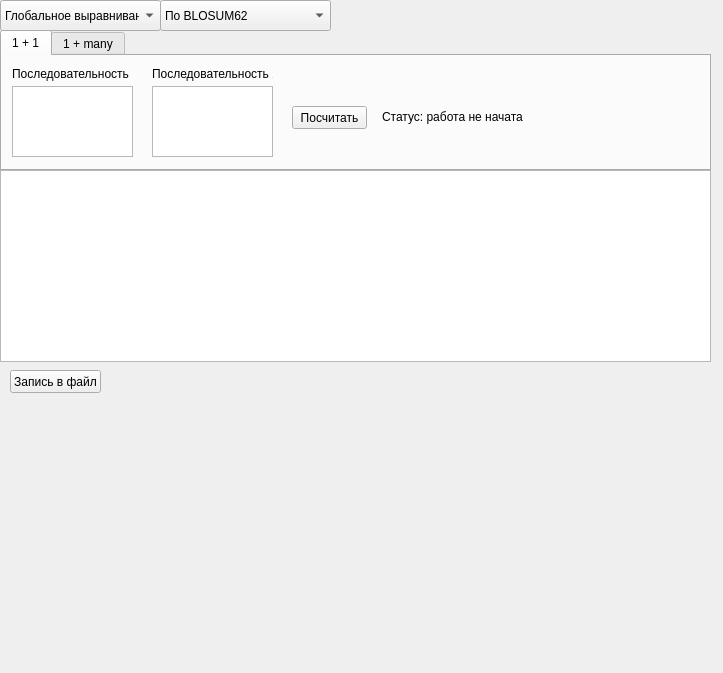
<?xml version="1.0" encoding="UTF-8"?>
<ui version="4.0">
 <class>MainWindow</class>
 <widget class="QMainWindow" name="MainWindow">
  <property name="geometry">
   <rect>
    <x>0</x>
    <y>0</y>
    <width>723</width>
    <height>673</height>
   </rect>
  </property>
  <property name="windowTitle">
   <string>MainWindow</string>
  </property>
  <widget class="QWidget" name="centralwidget">
   <property name="enabled">
    <bool>true</bool>
   </property>
   <widget class="QComboBox" name="align_choice_box">
    <property name="enabled">
     <bool>true</bool>
    </property>
    <property name="geometry">
     <rect>
      <x>0</x>
      <y>0</y>
      <width>161</width>
      <height>31</height>
     </rect>
    </property>
    <item>
     <property name="text">
      <string>Глобальное выравнивание</string>
     </property>
    </item>
    <item>
     <property name="text">
      <string>Локальное выравнивание</string>
     </property>
    </item>
   </widget>
   <widget class="QTabWidget" name="align_tab">
    <property name="geometry">
     <rect>
      <x>0</x>
      <y>30</y>
      <width>711</width>
      <height>141</height>
     </rect>
    </property>
    <property name="currentIndex">
     <number>0</number>
    </property>
    <widget class="QWidget" name="tab_1">
     <attribute name="title">
      <string>1 + 1</string>
     </attribute>
     <widget class="QPushButton" name="count_bt">
      <property name="geometry">
       <rect>
        <x>290</x>
        <y>50</y>
        <width>75</width>
        <height>23</height>
       </rect>
      </property>
      <property name="text">
       <string>Посчитать</string>
      </property>
     </widget>
     <widget class="QPlainTextEdit" name="s1">
      <property name="geometry">
       <rect>
        <x>10</x>
        <y>30</y>
        <width>121</width>
        <height>71</height>
       </rect>
      </property>
     </widget>
     <widget class="QPlainTextEdit" name="s2">
      <property name="geometry">
       <rect>
        <x>150</x>
        <y>30</y>
        <width>121</width>
        <height>71</height>
       </rect>
      </property>
     </widget>
     <widget class="QLabel" name="s1_sign">
      <property name="geometry">
       <rect>
        <x>10</x>
        <y>10</y>
        <width>121</width>
        <height>16</height>
       </rect>
      </property>
      <property name="text">
       <string>&lt;html&gt;&lt;head/&gt;&lt;body&gt;&lt;p&gt;Последовательность 1&lt;/p&gt;&lt;/body&gt;&lt;/html&gt;</string>
      </property>
     </widget>
     <widget class="QLabel" name="s2_sign">
      <property name="geometry">
       <rect>
        <x>150</x>
        <y>10</y>
        <width>121</width>
        <height>16</height>
       </rect>
      </property>
      <property name="text">
       <string>Последовательность 2</string>
      </property>
     </widget>
     <widget class="QLabel" name="status">
      <property name="geometry">
       <rect>
        <x>380</x>
        <y>50</y>
        <width>141</width>
        <height>21</height>
       </rect>
      </property>
      <property name="text">
       <string>Статус: работа не начата</string>
      </property>
     </widget>
    </widget>
    <widget class="QWidget" name="tab_2">
     <attribute name="title">
      <string>1 + many</string>
     </attribute>
     <widget class="QPlainTextEdit" name="s">
      <property name="geometry">
       <rect>
        <x>10</x>
        <y>30</y>
        <width>121</width>
        <height>71</height>
       </rect>
      </property>
     </widget>
     <widget class="QPushButton" name="infile_bt">
      <property name="geometry">
       <rect>
        <x>140</x>
        <y>50</y>
        <width>101</width>
        <height>23</height>
       </rect>
      </property>
      <property name="text">
       <string>Выбрать файл</string>
      </property>
     </widget>
     <widget class="QPushButton" name="count_bt_2">
      <property name="geometry">
       <rect>
        <x>260</x>
        <y>50</y>
        <width>75</width>
        <height>23</height>
       </rect>
      </property>
      <property name="text">
       <string>Посчитать</string>
      </property>
     </widget>
     <widget class="QProgressBar" name="progress_bar">
      <property name="geometry">
       <rect>
        <x>500</x>
        <y>50</y>
        <width>118</width>
        <height>23</height>
       </rect>
      </property>
      <property name="value">
       <number>0</number>
      </property>
     </widget>
     <widget class="QLabel" name="s_sign">
      <property name="geometry">
       <rect>
        <x>10</x>
        <y>10</y>
        <width>121</width>
        <height>16</height>
       </rect>
      </property>
      <property name="text">
       <string>Последовательность 1</string>
      </property>
     </widget>
     <widget class="QLabel" name="status_2">
      <property name="geometry">
       <rect>
        <x>350</x>
        <y>50</y>
        <width>141</width>
        <height>21</height>
       </rect>
      </property>
      <property name="text">
       <string>Статус: работа не начата</string>
      </property>
     </widget>
    </widget>
   </widget>
   <widget class="QTableView" name="out_table">
    <property name="enabled">
     <bool>true</bool>
    </property>
    <property name="geometry">
     <rect>
      <x>0</x>
      <y>170</y>
      <width>711</width>
      <height>192</height>
     </rect>
    </property>
   </widget>
   <widget class="QPushButton" name="write_file_bt">
    <property name="geometry">
     <rect>
      <x>10</x>
      <y>370</y>
      <width>91</width>
      <height>23</height>
     </rect>
    </property>
    <property name="text">
     <string>Запись в файл</string>
    </property>
   </widget>
   <widget class="QComboBox" name="align_table_choise_box">
    <property name="geometry">
     <rect>
      <x>160</x>
      <y>0</y>
      <width>171</width>
      <height>31</height>
     </rect>
    </property>
    <item>
     <property name="text">
      <string>По BLOSUM62</string>
     </property>
    </item>
    <item>
     <property name="text">
      <string>По стандартной (Тестовой)</string>
     </property>
    </item>
   </widget>
  </widget>
 </widget>
 <resources/>
 <connections/>
</ui>
